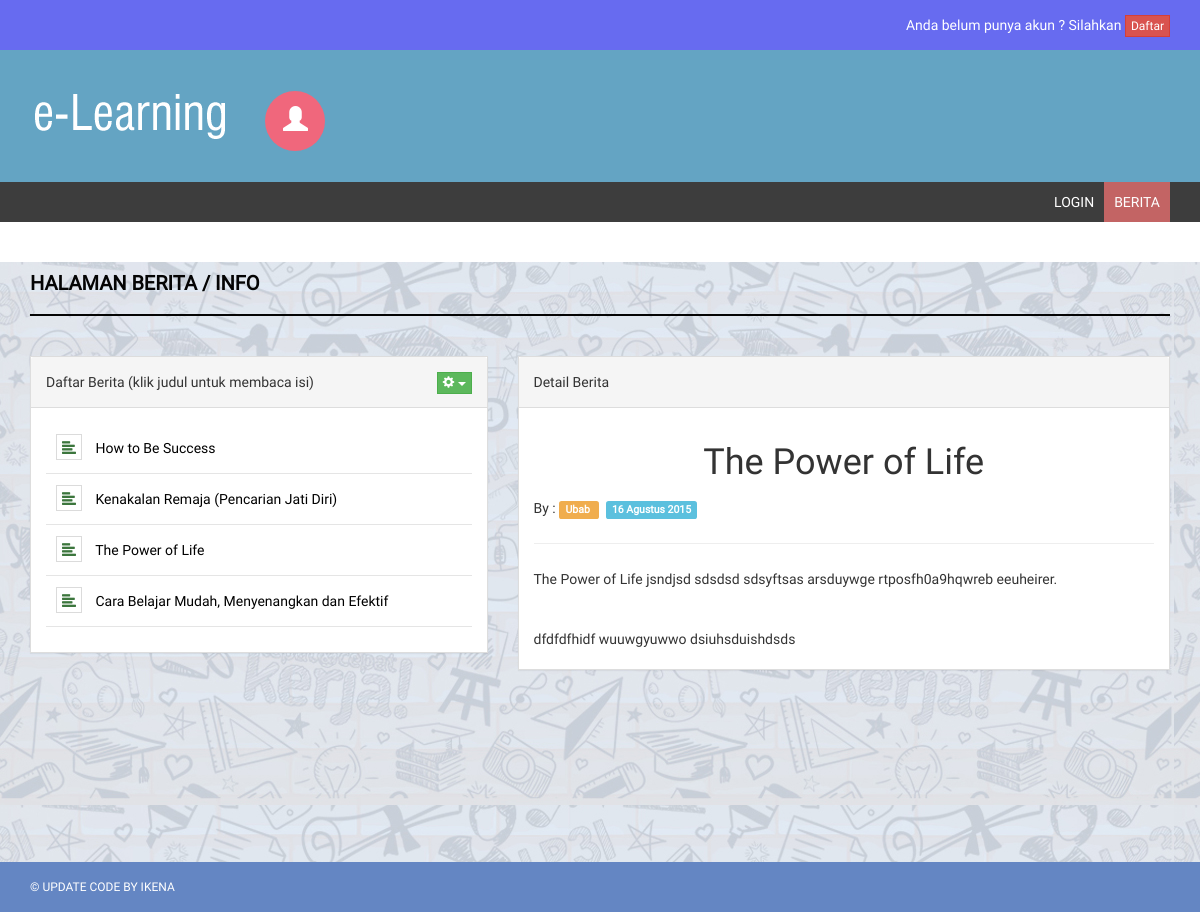
Page /?page=berita&action=detail&id_berita=6 on the committed database.
### tables this page shows
CREATE TABLE `tb_berita` (
  `id_berita` int(11) NOT NULL,
  `judul` text NOT NULL,
  `isi` longtext NOT NULL,
  `tgl_posting` date NOT NULL,
  `penerbit` varchar(10) NOT NULL,
  `status` enum('aktif','tidak aktif') NOT NULL
);

CREATE TABLE `tb_pengajar` (
  `id_pengajar` int(11) NOT NULL,
  `nip` varchar(20) NOT NULL,
  `nama_lengkap` varchar(50) NOT NULL,
  `tempat_lahir` varchar(20) NOT NULL,
  `tgl_lahir` date NOT NULL,
  `jenis_kelamin` enum('L','P') NOT NULL,
  `agama` varchar(20) NOT NULL,
  `no_telp` varchar(15) NOT NULL,
  `email` varchar(100) NOT NULL,
  `alamat` text NOT NULL,
  `jabatan` varchar(20) NOT NULL,
  `foto` varchar(100) NOT NULL,
  `web` varchar(60) NOT NULL,
  `username` varchar(40) NOT NULL,
  `password` varchar(40) NOT NULL,
  `pass` varchar(40) NOT NULL,
  `status` enum('aktif','tidak aktif') NOT NULL
);

### +koneksi.php (called while the page is built, shortened)
<?php
function tgl_indo($tgl) {
	$tanggal = substr($tgl,8,2);
	$bulan = getBulan(substr($tgl,5,2));
	$tahun = substr($tgl,0,4);
	return $tanggal.' '.$bulan.' '.$tahun;
}
function getBulan($bln){
	switch ($bln){
		case 8:
			return "Agustus";
			break;
	}
}
?>

### inc/berita.php (the view, shortened to what this page needs)
<div class="row">
    <div class="col-md-12">
        <h4 class="page-head-line">Halaman Berita / Info</h4>
    </div>
</div>
<div class="row">
    <div class="col-md-5">
        <div class="notice-board">
            <div class="panel panel-default">
                <div class="panel-heading">
                    Daftar Berita (klik judul untuk membaca isi)
                    <div class="pull-right" >
                        <div class="dropdown">
                          <button class="btn btn-success dropdown-toggle btn-xs" type="button" id="dropdownMenu1" data-toggle="dropdown" aria-expanded="true">
                            <span class="glyphicon glyphicon-cog"></span>
                            <span class="caret"></span>
                          </button>
                        </div>
                    </div>
                </div>
                <div class="panel-body">
                    <ul>
                        <?php
                        $sql_berita = mysqli_query($db, "SELECT * FROM tb_berita WHERE status = 'aktif' ORDER BY tgl_posting DESC LIMIT 0, 4") or die($db->error);
                        while($data_berita = mysqli_fetch_array($sql_berita)) { ?>
                          <li>
                              <?php
                              if(@$_GET['hal'] == 'daftar') { ?>
                                <a href="?hal=daftar&page=berita&action=detail&id_berita=<?php echo $data_berita['id_berita']; ?>">
                                <?php
                              } else { ?>
                                <a href="?page=berita&action=detail&id_berita=<?php echo $data_berita['id_berita']; ?>">
                                <?php
                              } ?>
                               <span class="glyphicon glyphicon-align-left text-success" ></span>
                                <?php echo $data_berita['judul']; ?> &nbsp;
                              </a>
                          </li>
                        <?php
                        } ?>
                    </ul>
                </div>
            </div>
        </div>
    </div>
    <?php
    if(@$_GET['action'] == 'detail') {
    ?>
      <div class="col-md-7">
        <div class="notice-board">
          <div class="panel panel-default">
          <div class="panel-heading">Detail Berita</div>
          <div class="panel-body">
          <?php
          $sql_berita_detail = mysqli_query($db, "SELECT * FROM tb_berita WHERE id_berita = '$_GET[id_berita]'") or die($db->error);
          $data_berita_detail = mysqli_fetch_array($sql_berita_detail);
          ?>
            <b><h1 align="center"><?php echo $data_berita_detail['judul']; ?></h1></b>
            By : <span class="label label-warning">
                <?php
                if($data_berita_detail['penerbit'] == 'admin') {
                  echo "Admin";
                } else {
                  $sql_pengajar = mysqli_query($db, "SELECT * FROM tb_pengajar WHERE id_pengajar = '$data_berita_detail[penerbit]'") or die($db->error);
                  $data_pengajar = mysqli_fetch_array($sql_pengajar);
                  echo $data_pengajar['nama_lengkap'];
                } ?>
            </span> &nbsp;
            <span class="label label-info"><?php echo tgl_indo($data_berita_detail['tgl_posting']); ?></span>
            <hr />
            <div>
              <?php echo nl2br($data_berita_detail['isi']); ?>
            </div>
          </div>
          </div>
        </div>
      </div>
    <?php
    } ?>
</div>

### style/assets/css/style.css (style rules this page uses)
body { font-family: 'Roboto', sans-serif; line-height: 30px; }
.page-head-line { font-weight: 900; padding-bottom: 20px; border-bottom: 2px solid #040404; text-transform: uppercase; color: #040404; font-size: 20px; margin-bottom: 40px; }
.btn { border-radius: 0px; -webkit-border-radius: 0px; -moz-border-radius: 0px; }
.notice-board .panel { border-radius: 0px; -webkit-border-radius: 0px; -moz-border-radius: 0px; }
.notice-board ul { padding-left: 0px; list-style: none; }
.notice-board li { padding: 10px; border-bottom: 1px solid #E5E5E5; }
.notice-board li span { margin-right: 10px; border: 1px solid #DBDBDB; padding: 5px; }
.notice-board li a, li a:hover { text-decoration: none; color: #000; }

### rows in the picture
tb_berita: judul "How to Be Success"
tb_berita: judul "Kenakalan Remaja (Pencarian Jati Diri)"
tb_berita: judul "The Power of Life", tgl_posting "16 Agustus 2015", isi "The Power of Life jsndjsd sdsdsd sdsyftsas arsduywge rtposfh0a9hqwreb eeuheirer. dfdfdfhidf wuuwgyuwwo dsiuhsduishdsds"
tb_berita: judul "Cara Belajar Mudah, Menyenangkan dan Efektif"
tb_pengajar: nama_lengkap "Ubab"
